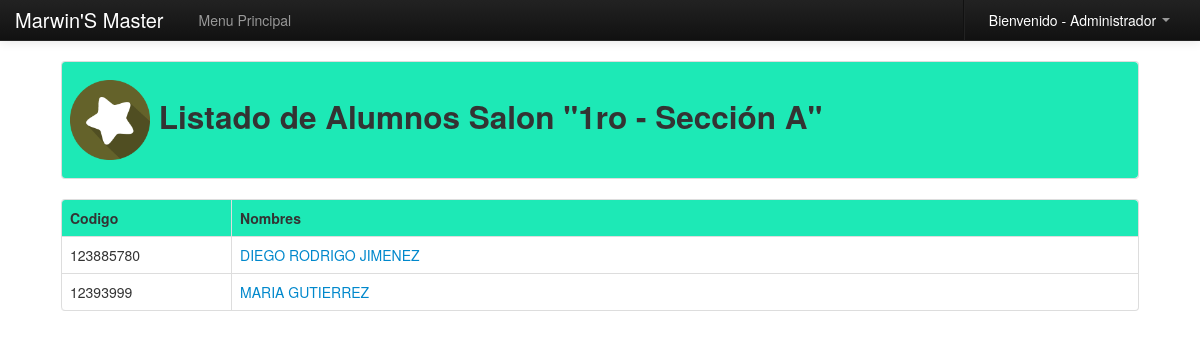
The app's page /Modulos/Calificar/index.php?salon=1 (signed in) with its own data.
### tables this page shows
CREATE TABLE IF NOT EXISTS `grado` (
`id` int(11) NOT NULL,
  `nombre` varchar(255) NOT NULL,
  `estado` varchar(255) NOT NULL
);

CREATE TABLE IF NOT EXISTS `salon` (
`id` int(11) NOT NULL,
  `nombre` varchar(255) NOT NULL,
  `grado` varchar(255) NOT NULL,
  `profesor` varchar(255) NOT NULL,
  `estado` varchar(255) NOT NULL
);

CREATE TABLE IF NOT EXISTS `alumnos` (
`id` int(255) NOT NULL,
  `nombre` varchar(255) NOT NULL,
  `grado` varchar(255) NOT NULL,
  `salon` varchar(255) NOT NULL,
  `tipo` varchar(255) NOT NULL,
  `fecha` date NOT NULL,
  `doc` varchar(255) NOT NULL,
  `rh` varchar(255) NOT NULL,
  `eps` varchar(255) NOT NULL,
  `direccion` varchar(255) NOT NULL,
  `telefono` varchar(255) NOT NULL,
  `padre` varchar(255) NOT NULL,
  `madre` varchar(255) NOT NULL,
  `p_ocupacion` varchar(255) NOT NULL,
  `m_ocupacion` varchar(255) NOT NULL,
  `acudiente` varchar(255) NOT NULL,
  `emergencia` varchar(255) NOT NULL,
  `estado` varchar(255) NOT NULL,
  `matricula` date NOT NULL
);

### Modulos/php_conexion.php (called while the page is built, shortened)
<?php
	function limpiar($tags){
		return $tags;
	}
?>

### Modulos/class_buscar.php (called while the page is built, shortened)
<?php
class Consultar_Grado{
	private $fetch;
	function __construct($codigo){
		$this->consulta = mysql_query("SELECT * FROM grado WHERE id=$codigo");
		$this->fetch = mysql_fetch_array($this->consulta);
	}
	function consultar($campo){
		return $this->fetch[$campo];
	}
}
?>

### Modulos/Calificar/index.php (the view, shortened to what this page needs)
<?php
	include_once "../php_conexion.php";
	include_once "../class_buscar.php";
	if(!empty($_GET['salon'])){
		$id_salon=$_GET['salon'];
	}else{
		header('Location:error.php');
	}
	if($_SESSION['tipo_user']=='a' or $_SESSION['tipo_user']=='p'){
		$profesor=limpiar($_SESSION['cod_user']);
		$pa=mysql_query("SELECT * FROM salon WHERE profesor='$profesor' and id='$id_salon'");
		if($row=mysql_fetch_array($pa)){
			$oGrado=new Consultar_Grado($row['grado']);
			$nombre_salon=$oGrado->consultar('nombre').' - '.$row['nombre'];
		}else{
			header('Location:error.php');
		}
	}else{
		header('Location:error.php');
	}
?>
<!DOCTYPE html>
<html lang="es">
  <head>
    <link href="../../css/bootstrap.css" rel="stylesheet">
    <link href="../../css/bootstrap-responsive.css" rel="stylesheet">
  </head>
  <body>
    <?php include_once "../../menu/m_valorar.php"; ?>
	<div align="center">
    	<table width="90%">
          <tr>
            <td>
        		<table class="table table-bordered">
                  <tr class="info">
                    <td>
						<h2><img src="img/calificar.png" width="80" height="80"> Listado de Alumnos Salon "<?php echo $nombre_salon; ?>"</h2>
                    </td>
                  </tr>
                </table>
                <table class="table table-bordered">
                  <tr class="info">
                    <td width="15%"><strong>Codigo</strong></td>
                    <td colspan="2"><strong>Nombres</strong></td>
                  </tr>
                  <?php
				  	$pa=mysql_query("SELECT * FROM alumnos WHERE salon='$id_salon' ORDER BY nombre");
					while($row=mysql_fetch_array($pa)){
						$cod_alumno=$row['doc'];
				  ?>
                  <tr>
                  	<td><?php echo $row['doc']; ?></td>
                    <td width="80%">
                    	<a href="valorar.php?cod=<?php echo $cod_alumno; ?>" title="Valorar Alumno">
							<?php echo $row['nombre']; ?>
                        </a>
					</td>
                  </tr>
                  <?php } ?>
                </table>
            </td>
          </tr>
        </table>
    </div>
  </body>
</html>

### Modulos/Calificar/index.php (style rules this page uses)
body { padding-top: 60px; padding-bottom: 40px; }

### records on screen
grado: nombre.nombre "1ro - Sección A"
alumnos: doc "123885780", nombre "DIEGO RODRIGO JIMENEZ"
alumnos: doc "12393999", nombre "MARIA GUTIERREZ"

### other values on screen
$_SESSION['user_name'] "Administrador"
